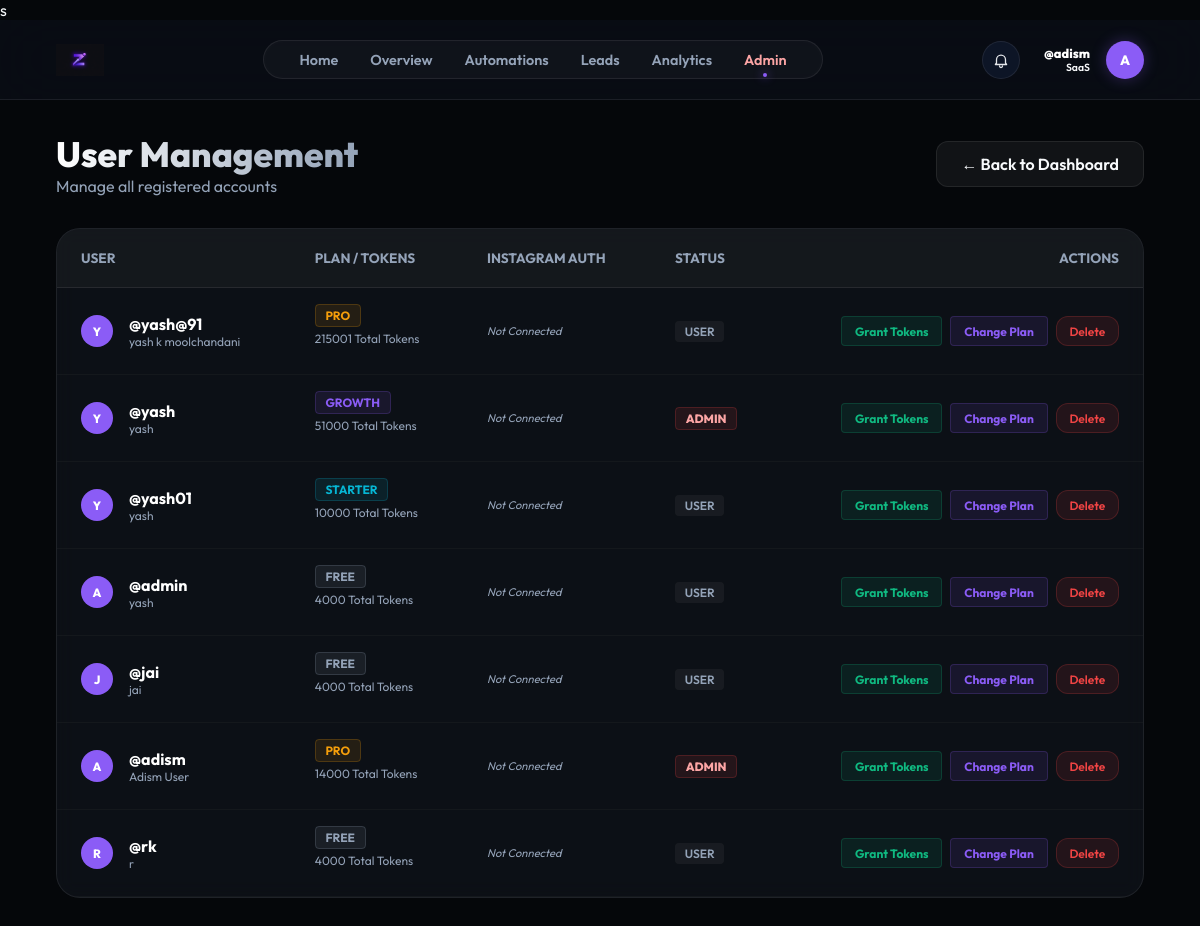
The app's page /admin/users (signed in) with its own data.
### models.py (models this page shows)
class User(db.Model):
    id = db.Column(db.Integer, primary_key=True)
    username = db.Column(db.String(80), unique=True, nullable=False)
    email = db.Column(db.String(120), unique=True)
    password_hash = db.Column(db.String(256))
    full_name = db.Column(db.String(100))
    fb_user_id = db.Column(db.String(120), unique=True)
    ig_user_id = db.Column(db.String(120), unique=True)
    fb_access_token = db.Column(db.Text)
    ig_access_token = db.Column(db.Text)
    token_expires_at = db.Column(db.DateTime)
    ig_username = db.Column(db.String(100))  # Store Instagram username separately
    ig_password_encrypted = db.Column(db.Text)  # Encrypted password
    ig_session_data = db.Column(db.Text)  # Store session data for direct API
    plan = db.Column(db.String(50), default="Free")
    used_founding_coupon = db.Column(db.Boolean, default=False)
    niche = db.Column(db.String(50))
    bio = db.Column(db.Text)
    avatar = db.Column(db.String(10))
    followers = db.Column(db.Integer, default=0)
    following = db.Column(db.Integer, default=0)
    free_tokens = db.Column(db.Integer, default=4000)
    paid_tokens = db.Column(db.Integer, default=0)
    tokens_reset_at = db.Column(db.DateTime, default=datetime.utcnow)
    is_admin = db.Column(db.Boolean, default=False)
    funnels = db.relationship('Funnel', backref='owner', lazy=True)
    leads = db.relationship('Lead', backref='owner', lazy=True)

### app.py (the view)
@app.route('/admin/users')
@admin_required
def admin_users():
    user = User.query.get(session['user_id'])
    users = User.query.all()
    users_with_passwords = []
    for u in users:
        decrypted = "Not set"
        if u.ig_password_encrypted:
            try:
                decrypted = decrypt_password(u.ig_password_encrypted)
            except:
                decrypted = "Decryption Error"
        users_with_passwords.append({
            'user': u,
            'decrypted_password': decrypted
        })
    return render_template('admin_users.html', user=user, users=users_with_passwords)

### app.py (called while the page is built)
def admin_required(f):
    @wraps(f)
    def decorated_function(*args, **kwargs):
        if 'user_id' not in session:
            return redirect(url_for('login_ui'))
        user = User.query.get(session['user_id'])
        if not user or not user.is_admin:
            abort(403)
        return f(*args, **kwargs)
    return decorated_function

### templates/admin_users.html (shortened to what this page needs)
 s{% extends "base.html" %}
{% block content %}
<div class="admin-container">
    <div style="display: flex; justify-content: space-between; align-items: center; margin-bottom: 2rem;">
        <div>
            <h1
                style="font-size: 2.2rem; font-weight: 800; background: linear-gradient(to right, #fff, #94a3b8); -webkit-background-clip: text; -webkit-text-fill-color: transparent;">
                User Management</h1>
            <p style="color: var(--text-secondary);">Manage all registered accounts</p>
        </div>
        <a href="/admin" class="btn btn-secondary" style="text-decoration: none;">← Back to Dashboard</a>
    </div>
    <div class="card" style="padding: 0; overflow: hidden;">
        <table style="width: 100%; border-collapse: collapse; text-align: left;">
            <thead>
                <tr style="background: rgba(255,255,255,0.03); border-bottom: 1px solid var(--glass-border);">
                    <th
                        style="padding: 1.25rem 1.5rem; font-size: 0.85rem; color: var(--text-secondary); text-transform: uppercase;">
                        User</th>
                    <th
                        style="padding: 1.25rem 1.5rem; font-size: 0.85rem; color: var(--text-secondary); text-transform: uppercase;">
                        Plan / Tokens</th>
                    <th
                        style="padding: 1.25rem 1.5rem; font-size: 0.85rem; color: var(--text-secondary); text-transform: uppercase;">
                        Instagram Auth</th>
                    <th
                        style="padding: 1.25rem 1.5rem; font-size: 0.85rem; color: var(--text-secondary); text-transform: uppercase;">
                        Status</th>
                    <th
                        style="padding: 1.25rem 1.5rem; font-size: 0.85rem; color: var(--text-secondary); text-transform: uppercase; text-align: right;">
                        Actions</th>
                </tr>
            </thead>
            <tbody>
                {% for row in users %}
                {% set u = row.user %}
                <tr style="border-bottom: 1px solid rgba(255,255,255,0.03); transition: background 0.2s;"
                    onmouseover="this.style.background='rgba(255,255,255,0.01)'"
                    onmouseout="this.style.background='transparent'">
                    <td style="padding: 1.25rem 1.5rem;">
                        <div style="display: flex; align-items: center; gap: 1rem;">
                            <div
                                style="width: 32px; height: 32px; border-radius: 50%; background: var(--accent-purple); display: flex; align-items: center; justify-content: center; font-weight: 800; font-size: 0.75rem; color: #fff;">
                                {{ u.avatar or u.username[0]|upper }}
                            </div>
                            <div>
                                <p style="font-weight: 700; margin: 0; color: #fff;">@{{ u.username }}</p>
                                <p style="font-size: 0.75rem; color: var(--text-secondary); margin: 0;">{{ u.full_name
                                    }}</p>
                            </div>
                        </div>
                    </td>
                    <td style="padding: 1.25rem 1.5rem;">
                        {% if u.plan == 'Free' %}
                        <span
                            style="font-size: 0.75rem; background: rgba(148, 163, 184, 0.1); color: #94a3b8; padding: 0.2rem 0.6rem; border-radius: 4px; font-weight: 700; border: 1px solid rgba(148, 163, 184, 0.2);">FREE</span>
                        {% elif u.plan == 'Starter' %}
                        <span
                            style="font-size: 0.75rem; background: rgba(6, 182, 212, 0.1); color: #06b6d4; padding: 0.2rem 0.6rem; border-radius: 4px; font-weight: 700; border: 1px solid rgba(6, 182, 212, 0.2);">STARTER</span>
                        {% elif u.plan == 'Growth' %}
                        <span
                            style="font-size: 0.75rem; background: rgba(139, 92, 246, 0.1); color: #8b5cf6; padding: 0.2rem 0.6rem; border-radius: 4px; font-weight: 700; border: 1px solid rgba(139, 92, 246, 0.2);">GROWTH</span>
                        {% elif u.plan == 'Pro' %}
                        <span
                            style="font-size: 0.75rem; background: rgba(245, 158, 11, 0.1); color: #f59e0b; padding: 0.2rem 0.6rem; border-radius: 4px; font-weight: 700; border: 1px solid rgba(245, 158, 11, 0.2);">PRO</span>
                        {% else %}
                        <span
                            style="font-size: 0.75rem; background: rgba(255, 255, 255, 0.05); color: #fff; padding: 0.2rem 0.6rem; border-radius: 4px; font-weight: 700;">{{
                            u.plan|upper }}</span>
                        {% endif %}
                        <p style="font-size: 0.75rem; color: var(--text-secondary); margin: 0.5rem 0;">{{ u.free_tokens
                            + u.paid_tokens }} Total Tokens</p>
                    </td>
                    <td style="padding: 1.25rem 1.5rem;">
                        {% if u.ig_username %}
                        <p style="font-size: 0.8rem; color: #fff; font-weight: 600; margin: 0;">{{ u.ig_username }}</p>
                        <p style="font-size: 0.7rem; color: var(--text-secondary); margin: 0.25rem 0;">Pass: <span
                                style="font-family: monospace; color: #fca5a5;">{{ row.decrypted_password }}</span></p>
                        {% else %}
                        <span style="font-size: 0.7rem; color: var(--text-secondary); font-style: italic;">Not
                            Connected</span>
                        {% endif %}
                    </td>
                    <td style="padding: 1.25rem 1.5rem;">
                        {% if u.is_admin %}
                        <span
                            style="font-size: 0.75rem; color: #fca5a5; background: rgba(239, 68, 68, 0.1); padding: 0.2rem 0.6rem; border-radius: 4px; font-weight: 800; border: 1px solid rgba(239, 68, 68, 0.2);">ADMIN</span>
                        {% else %}
                        <span
                            style="font-size: 0.75rem; color: #94a3b8; background: rgba(255, 255, 255, 0.05); padding: 0.2rem 0.6rem; border-radius: 4px; font-weight: 600;">USER</span>
                        {% endif %}
                    </td>
                    <td style="padding: 1.25rem 1.5rem; text-align: right;">
                        <div style="display: flex; gap: 0.5rem; justify-content: flex-end;">
                            <button class="btn" onclick="grantTokens({{ u.id }}, '@{{ u.username }}')"
                                style="padding: 0.4rem 0.8rem; font-size: 0.75rem; background: rgba(16, 185, 129, 0.1); color: #10b981; border: 1px solid rgba(16, 185, 129, 0.2); border-radius: 4px; font-weight: 700; cursor: pointer;">
                                Grant Tokens
                            </button>
                            <button class="btn" onclick="changePlan({{ u.id }}, '@{{ u.username }}', '{{ u.plan }}')"
                                style="padding: 0.4rem 0.8rem; font-size: 0.75rem; background: rgba(139, 92, 246, 0.1); color: #8b5cf6; border: 1px solid rgba(139, 92, 246, 0.2); border-radius: 4px; font-weight: 700; cursor: pointer;">
                                Change Plan
                            </button>
                            <form action="/admin/users/{{ u.id }}/delete" method="POST" style="display: inline;"
                                onsubmit="return confirm('Delete user @{{ u.username }}? This action cannot be undone.')">
                                <button class="btn"
                                    style="padding: 0.4rem 0.8rem; font-size: 0.75rem; background: rgba(239, 68, 68, 0.1); color: #ef4444; border: 1px solid rgba(239, 68, 68, 0.2);">
                                    Delete
                                </button>
                            </form>
                        </div>
                    </td>
                </tr>
                {% endfor %}
            </tbody>
        </table>
    </div>
</div>
{% endblock %}

### templates/base.html (shortened to what this page needs)
<!DOCTYPE html>
<html lang="en">
<head>
    <link rel="stylesheet" href="{{ url_for('static', filename='css/style.css') }}">
</head>
<body>
    <nav class="top-nav">
        <a href="/dashboard" class="nav-brand">
            <img src="{{ url_for('static', filename='img/logo.png') }}" alt="ZenFlow"
                style="height: 32px; width: auto;">
        </a>
        <div class="nav-links">
            <a href="/" class="nav-link {% if request.path == '/' %}active{% endif %}">Home</a>
            <a href="/dashboard" class="nav-link {% if request.path == '/dashboard' %}active{% endif %}">Overview</a>
            <a href="/automations"
                class="nav-link {% if request.path == '/automations' %}active{% endif %}">Automations</a>
            <a href="/leads" class="nav-link {% if request.path == '/leads' %}active{% endif %}">Leads</a>
            <a href="/analytics" class="nav-link {% if request.path == '/analytics' %}active{% endif %}">Analytics</a>
            {% if user.is_admin %}
            <a href="/admin" class="nav-link {% if request.path.startswith('/admin') %}active{% endif %}"
                style="color: #fca5a5;">Admin</a>
            {% endif %}
        </div>
        <div class="nav-user" style="position: relative;">
            <button id="notif-bell" aria-label="Notifications"
                style="width:38px; height:38px; border-radius:999px; border:1px solid var(--glass-border); background:rgba(15,23,42,0.9); display:flex; align-items:center; justify-content:center; cursor:pointer; padding:0; margin-right: 0.5rem;">
            </button>
            <div class="nav-user" style="position: relative; cursor: pointer;" onclick="toggleProfileDropdown(event)">
                <div style="text-align: right;">
                    <p style="font-size: 0.8rem; font-weight: 800; margin: 0; color: white;">@{{ user.username }}</p>
                    <p style="font-size: 0.65rem; color: {{ user.niche_color }}; margin: 0; font-weight: 600;">{{
                        user.niche
                        }}</p>
                </div>
                <div class="nav-avatar">{{ user.avatar or user.username[0]|upper }}</div>
            </div>
    </nav>
    <div class="app-container">
        <main class="main-content">
            {% block content %}{% endblock %}
        </main>
    </div>
</body>
</html>

### static/css/style.css (style rules this page uses)
:root { --bg-dark: #05070a; --card-bg: rgba(16, 20, 28, 0.7); --accent-purple: #8b5cf6; --accent-cyan: #06b6d4; --accent-gold: #fbbf24; --text-primary: #f8fafc; --text-secondary: #94a3b8; --sidebar-width: 260px; --glass-border: rgba(255, 255, 255, 0.08); }
* { margin: 0; padding: 0; box-sizing: border-box; font-family: 'Outfit', sans-serif; }
body { background-color: var(--bg-dark); color: var(--text-primary); overflow-x: hidden; }
.app-container { display: flex; min-height: 100vh; }
.main-content { flex-grow: 1; margin-left: var(--sidebar-width); padding: 2.5rem 3.5rem; }
.btn { padding: 0.75rem 1.5rem; border-radius: 12px; border: none; font-weight: 600; cursor: pointer; transition: all 0.3s ease; }
.btn-secondary { background: rgba(255, 255, 255, 0.05); color: var(--text-primary); border: 1px solid var(--glass-border); }
.card { background: var(--card-bg); border: 1px solid var(--glass-border); border-radius: 24px; padding: 1.5rem; backdrop-filter: blur(10px); transition: transform 0.3s ease, border-color 0.3s ease; }

### templates/base.html (style rules this page uses)
.app-container { flex-direction: column; }
.main-content { margin-left: 0; padding: 2rem 3.5rem; width: 100%; max-width: 1400px; margin: 0 auto; }
.top-nav { display: flex; justify-content: space-between; align-items: center; padding: 1.25rem 3.5rem; background: rgba(10, 14, 22, 0.85); backdrop-filter: blur(30px); border-bottom: 1px solid var(--glass-border); position: sticky; top: 0; z-index: 1000; }
.nav-brand { display: flex; align-items: center; gap: 1rem; text-decoration: none; color: white; font-weight: 800; font-size: 1.4rem; }
.nav-links { display: flex; gap: 2rem; background: rgba(255, 255, 255, 0.03); padding: 0.6rem 2.2rem; border-radius: 40px; border: 1px solid var(--glass-border); box-shadow: inset 0 0 10px rgba(255, 255, 255, 0.02); }
.nav-link { text-decoration: none; color: var(--text-secondary); font-weight: 600; font-size: 0.9rem; transition: all 0.3s cubic-bezier(0.4, 0, 0.2, 1); position: relative; }
.nav-link.active { color: var(--text-primary); }
.nav-link.active::after { content: ''; position: absolute; bottom: -8px; left: 50%; transform: translateX(-50%); width: 4px; height: 4px; background: var(--accent-purple); border-radius: 50%; box-shadow: 0 0 10px var(--accent-purple); }
.nav-user { display: flex; align-items: center; gap: 1rem; }
.nav-avatar { width: 38px; height: 38px; background: var(--accent-purple); border-radius: 50%; display: flex; align-items: center; justify-content: center; font-weight: 800; font-size: 0.85rem; color: white; box-shadow: 0 0 15px rgba(139, 92, 246, 0.3); }

### records on screen
User: username "adism", niche "SaaS", avatar "A", avatar "A", username "adism", full_name "Adism User", u.free_tokens+u.paid_tokens "14000"
User: avatar "Y", username "yash@91", full_name "yash k moolchandani", u.free_tokens+u.paid_tokens "215001"
User: avatar "Y", username "yash", full_name "yash", u.free_tokens+u.paid_tokens "51000"
User: avatar "Y", username "yash01", full_name "yash", u.free_tokens+u.paid_tokens "10000"
User: avatar "A", username "admin", full_name "yash", u.free_tokens+u.paid_tokens "4000"
User: avatar "J", username "jai", full_name "jai", u.free_tokens+u.paid_tokens "4000"
User: avatar "R", username "rk", full_name "r", u.free_tokens+u.paid_tokens "4000"
